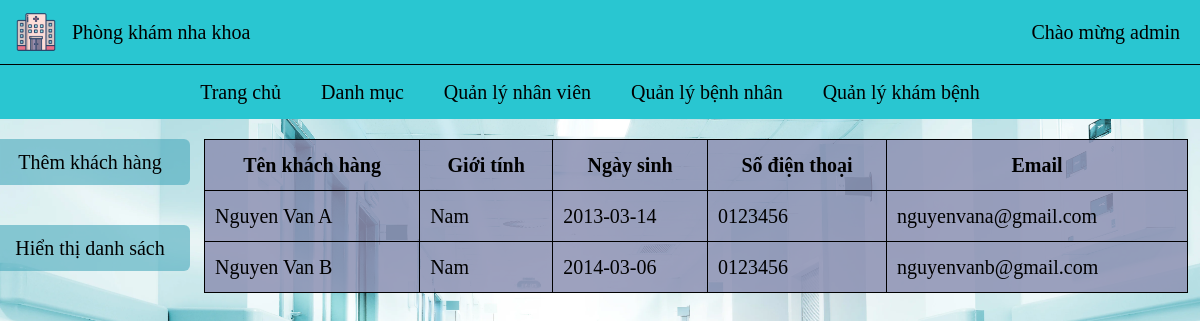
Screenshot of /patients.php (signed in) with the database file from the repository.
### tables this page shows
CREATE TABLE `khachhang` (
  `MaKH` int(11) NOT NULL,
  `TenKH` text NOT NULL,
  `GioiTinh` bit(1) NOT NULL,
  `NgaySinh` text NOT NULL,
  `SDT` text NOT NULL,
  `Email` varchar(64) NOT NULL
);

### patients.php (the view, shortened to what this page needs)
<?php
$servername = "localhost";
$username = "root";
$password = "";
$dbname = "qlbv";
try {
    $conn = new PDO("mysql:host=$servername;dbname=$dbname", $username, $password);
    $conn->setAttribute(PDO::ATTR_ERRMODE, PDO::ERRMODE_EXCEPTION);
} catch (PDOException $e) {
    echo "Kết nối đến cơ sở dữ liệu thất bại: ";
    $e->getMessage();
}
?>
<?php
$sql = "SELECT TenKH, GioiTinh, NgaySinh, SDT, Email FROM KhachHang";
$stmt = $conn->prepare($sql);
$query = $stmt->execute();
$result = array();
while ($row = $stmt->fetch(PDO::FETCH_ASSOC)) {
    $result[] = $row;
}
?>
<!DOCTYPE html>
<html lang="en">
<head>
    <link rel="stylesheet" href="main.css">
    <script src="https://cdn.tailwindcss.com"></script>
</head>
<body>
    <?php
    include('header.php');
    ?>
    <div class="w-full h-fit flex flex-row mt-[20px] gap-x-[2%]">
        <div class="w-[15%] flex flex-col items-center gap-y-10">
            <button class="w-[200px] p-2 bg-[#46a9bc96] rounded-md" name="btnAdd" id="btnAdd">
                Thêm khách hàng
            </button>
            <button class="w-[200px] p-2 bg-[#46a9bc96] rounded-md" name="btnList" id="btnList">
                Hiển thị danh sách
            </button>
        </div>
        <div id="tableKH" class="w-[82%] block">
            <table>
                <tr>
                    <th>Tên khách hàng</th>
                    <th>Giới tính</th>
                    <th>Ngày sinh</th>
                    <th>Số điện thoại</th>
                    <th>Email</th>
                </tr>
                <?php foreach ($result as $item): ?>
                    <tr>
                        <td>
                            <?php echo $item['TenKH'] ?>
                        </td>
                        <td>
                            <?php if ($item['GioiTinh'] === "1") {
                                echo "Nam";
                            } else {
                                echo "Nữ";
                            }
                            ?>
                        </td>
                        <td>
                            <?php echo $item['NgaySinh'] ?>
                        </td>
                        <td>
                            <?php echo $item['SDT'] ?>
                        </td>
                        <td>
                            <?php echo $item['Email'] ?>
                        </td>
                    </tr>
                <?php endforeach ?>
            </table>
        </div>
    </div>
</body>
</html>

### main.css (style rules this page uses)
body { width: 100%; padding: 0px; background-image: url(./images/bREnu7.webp); background-size: cover; font-size: 20px; font-family: 'Times New Roman', Times, serif; }
table { background: rgba(142, 147, 180, 0.866); width: 100%; margin: auto; overflow: scroll; border-collapse: collapse; }
th, td { border: 1px solid black; padding: 10px; }
th { white-space: nowrap; }

### rows the page displays
khachhang: TenKH "Nguyen Van A", GioiTinh "Nam", NgaySinh "2013-03-14", SDT "0123456", Email "nguyenvana@gmail.com"
khachhang: TenKH "Nguyen Van B", GioiTinh "Nam", NgaySinh "2014-03-06", SDT "0123456", Email "nguyenvanb@gmail.com"

### other values shown
$tenTaiKhoan "admin"
